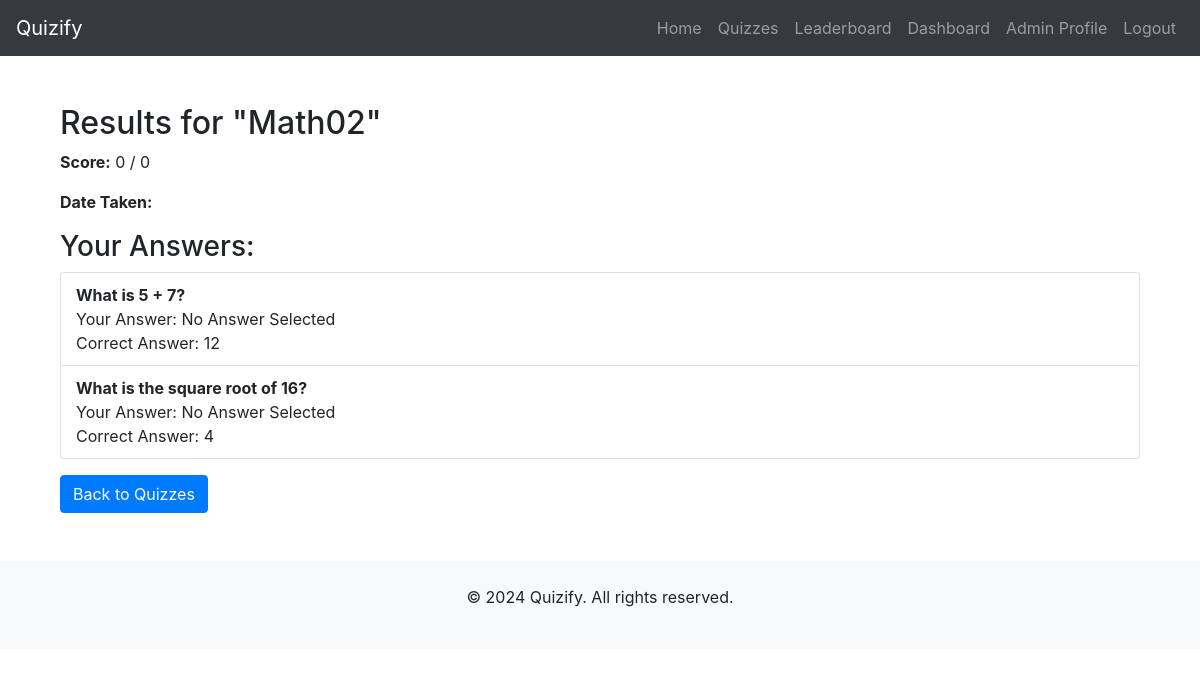
Screenshot of /quizzes/3/result/ (signed in) with the database file from the repository.
### quizzes/models.py (models this page shows, shortened)
class Quiz(models.Model):
    title = models.CharField(max_length=200)
    description = models.TextField()
    created_at = models.DateTimeField(auto_now_add=True)

class Question(models.Model):
    quiz = models.ForeignKey(Quiz, on_delete=models.CASCADE, related_name="questions")
    text = models.TextField()
    created_at = models.DateTimeField(auto_now_add=True)

### quizzes/views.py (the view)
# urls.py: path('quizzes/<int:quiz_id>/result/', views.quiz_result, name='quiz_result'),
@login_required
def quiz_result(request, quiz_id):
    quiz = get_object_or_404(Quiz, id=quiz_id)
    questions = quiz.questions.prefetch_related('choices')
    selected_answers = request.session.get('selected_answers', {})
    score = request.session.get('score', 0)
    total = request.session.get('total', 0)
    selected_choices = {}
    correct_answers = {}
    for question in questions:
        selected_choice_id = selected_answers.get(str(question.id))  # Ensure string key
        selected_choice = question.choices.filter(id=selected_choice_id).first()
        selected_choices[question.id] = selected_choice.text if selected_choice else "No Answer Selected"
        correct_choice = question.choices.filter(is_correct=True).first()
        correct_answers[question.id] = correct_choice.text if correct_choice else "No Correct Answer"
    result = Result.objects.filter(user=request.user, quiz=quiz).order_by('-date_taken').first()
    if not result:
        result = Result.objects.create(
            user=request.user,
            quiz=quiz,
            score=score,
            date_taken=timezone.now()
        )
    else:
        result.score = score
        result.date_taken = timezone.now()
        result.save()
    context = {
        'quiz': quiz,
        'questions': questions,
        'selected_answers': selected_choices,
        'correct_answers': correct_answers,
        'score': score,
        'total': total,
    }
    return render(request, 'quizzes/quiz_result.html', context)

### quizzes/templatetags/custom_filters.py (called while the page is built)
@register.filter
def get_item(dictionary, key):
    try:
        return dictionary.get(key, "No Data")
    except AttributeError:
        return "No Data"

### quizzes/templates/quizzes/quiz_result.html (shortened to what this page needs)
{% extends 'base.html' %}
{% load custom_filters %}
{% block content %}
<div class="container mt-5">
    <h2>Results for "{{ quiz.title }}"</h2>
    <p><strong>Score:</strong> {{ score }} / {{ total }}</p>
    <p><strong>Date Taken:</strong> {{ result.date_taken|date:"F j, Y, g:i a" }}</p>
    <h3>Your Answers:</h3>
    <ul class="list-group">
        {% for question in questions %}
        <li class="list-group-item">
            <strong>{{ question.text }}</strong><br>
            <span>Your Answer: {{ selected_answers|get_item:question.id }}</span><br>
            <span>Correct Answer: {{ correct_answers|get_item:question.id }}</span>
        </li>
        {% endfor %}
    </ul>
    <a href="{% url 'quiz_list' %}" class="btn btn-primary mt-3">Back to Quizzes</a>
</div>
{% endblock %}

### static/css/style.css (style rules this page uses)
.list-group-item { padding: 10px 15px; }

### rows the page displays
Quiz: title "Math02"
Question: text "What is 5 + 7?", id "No Answer Selected", id "12"
Question: text "What is the square root of 16?", id "No Answer Selected", id "4"

### other values shown
{{ score }} "0"
{{ total }} "0"
